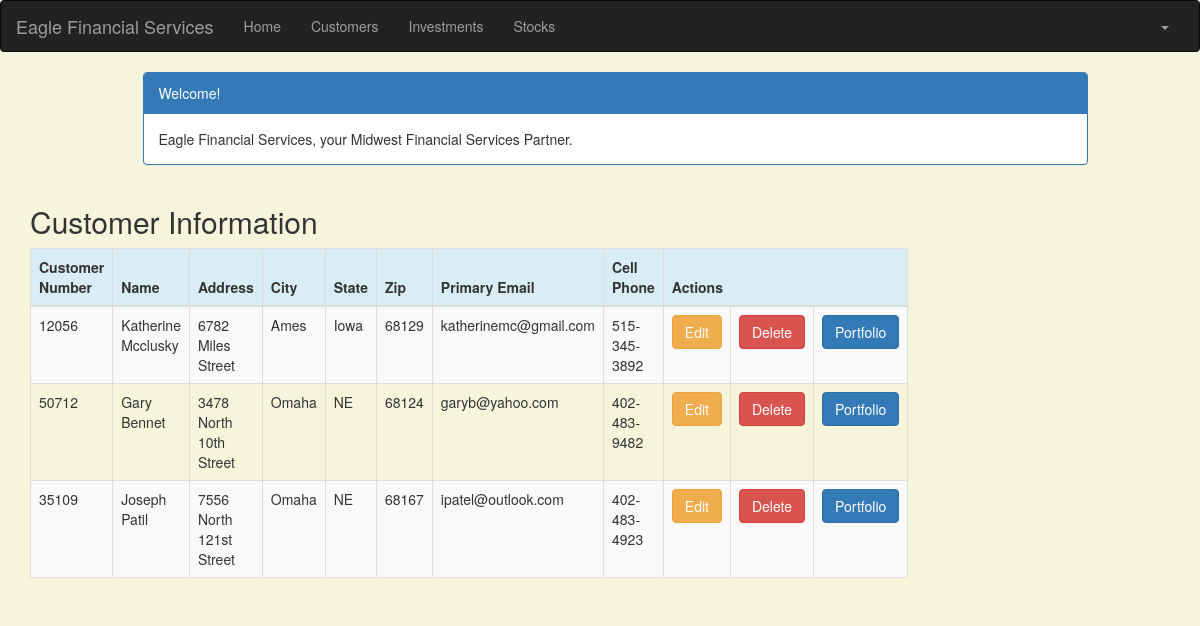
The page /customer/ (signed in) on the database its author committed.
### portfolio/models.py (models this page shows, shortened)
class Customer(models.Model):
    name = models.CharField(max_length=50)
    address = models.CharField(max_length=200)
    cust_number = models.IntegerField(blank=False, null=False)
    city = models.CharField(max_length=50)
    state = models.CharField(max_length=50)
    zipcode = models.CharField(max_length=10)
    email = models.EmailField(max_length=200)
    cell_phone = models.CharField(max_length=50)
    created_date = models.DateTimeField(
        default=timezone.now)
    updated_date = models.DateTimeField(auto_now_add=True)

### portfolio/views.py (the view)
# urls.py: url(r'^customer/$', views.customer_list, name='customer_list'),
@login_required
def customer_list(request):
   customer = Customer.objects.filter(created_date__lte=timezone.now())
   return render(request, 'portfolio/customer_list.html',
                 {'customers': customer})

### portfolio/templates/portfolio/customer_list.html (shortened to what this page needs)
{% extends 'portfolio/base.html' %}
{% block content %}
    <!DOCTYPE html>
    <html>
    <head>
        <link rel="stylesheet" href="https://maxcdn.bootstrapcdn.com/bootstrap/3.3.4/css/bootstrap.min.css">
    </head>
    <body>
    <div class="container">
        <div class="row">
            <div class="col-md-10 col-md-offset-1">
                <div class="panel panel-primary">
                    <div class="panel-heading">Welcome!</div>
                    <div class="panel-body">
                        Eagle Financial Services, your Midwest Financial Services Partner.
                    </div>
                </div>
            </div>
        </div>
    </div>
    <div class="row">
        <h2 style="padding-left: 15Px">Customer Information</h2>
    </div>
    <div>
        <table class="table table-striped table-bordered table-hover">
            <thead>
            <tr class="bg-info">
                <th>Customer Number</th>
                <th>Name</th>
                <th>Address</th>
                <th>City</th>
                <th>State</th>
                <th>Zip</th>
                <th>Primary Email</th>
                <th>Cell Phone</th>
                <th colspan="3">Actions</th>
            </tr>
            </thead>
            <tbody>
            {% for customer in customers %}
                <tr>
                    <td>{{ customer.cust_number }}</td>
                    <td>{{ customer.name }}</td>
                    <td>{{ customer.address }}</td>
                    <td>{{ customer.city }}</td>
                    <td>{{ customer.state }}</td>
                    <td>{{ customer.zipcode }}</td>
                    <td>{{ customer.email }}</td>
                    <td>{{ customer.cell_phone }}</td>
                    <td><a href="{% url 'portfolio:customer_edit' pk=customer.pk %}" class="btn btn-warning">Edit</a>
                    <td><a href="{% url 'portfolio:customer_delete' pk=customer.pk %}"
                           onclick="return confirm('Are you sure you want to delete?')"
                           class="btn btn-danger">Delete</a>
                    </td>
                    <td><a href="{% url 'portfolio:portfolio' pk=customer.pk %}"
                           class="btn btn-primary">Portfolio</a>
                    </td>
                </tr>
            {% endfor %}
            </tbody>
        </table>
    </div>
    </body>
    </html>
{% endblock %}

### portfolio/templates/portfolio/customer_list.html (style rules this page uses)
body { background-color: beige; }

### rows shown on the page
Customer: cust_number "12056", name "Katherine Mcclusky", address "6782 Miles Street", city "Ames", state "Iowa", zipcode "68129", email "katherinemc@gmail.com", cell_phone "515-345-3892"
Customer: cust_number "50712", name "Gary Bennet", address "3478 North 10th Street", city "Omaha", state "NE", zipcode "68124", email "garyb@yahoo.com", cell_phone "402-483-9482"
Customer: cust_number "35109", name "Joseph Patil", address "7556 North 121st Street", city "Omaha", state "NE", zipcode "68167", email "ipatel@outlook.com", cell_phone "402-483-4923"
